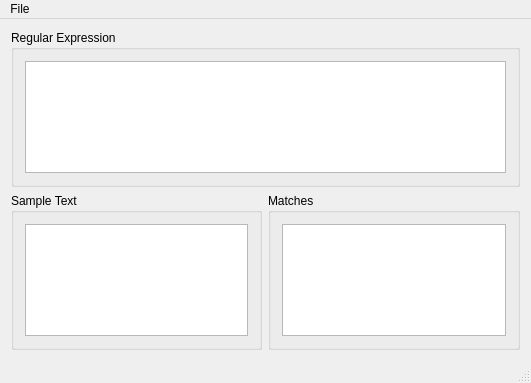
<?xml version="1.0" encoding="UTF-8"?>
<ui version="4.0">
 <class>MainWindow</class>
 <widget class="QMainWindow" name="MainWindow">
  <property name="geometry">
   <rect>
    <x>0</x>
    <y>0</y>
    <width>531</width>
    <height>383</height>
   </rect>
  </property>
  <property name="windowTitle">
   <string>QRegexEditor</string>
  </property>
  <widget class="QWidget" name="centralWidget">
   <layout class="QVBoxLayout" name="verticalLayout">
    <item>
     <widget class="QGroupBox" name="groupBox">
      <property name="title">
       <string>Regular Expression</string>
      </property>
      <layout class="QVBoxLayout" name="verticalLayout_3">
       <item>
        <widget class="QTextEdit" name="textRegex"/>
       </item>
      </layout>
     </widget>
    </item>
    <item>
     <layout class="QHBoxLayout" name="horizontalLayout">
      <item>
       <widget class="QGroupBox" name="groupBox_2">
        <property name="title">
         <string>Sample Text</string>
        </property>
        <layout class="QVBoxLayout" name="verticalLayout_2">
         <item>
          <widget class="QTextEdit" name="textSample"/>
         </item>
        </layout>
       </widget>
      </item>
      <item>
       <widget class="QGroupBox" name="groupBox_3">
        <property name="title">
         <string>Matches</string>
        </property>
        <layout class="QVBoxLayout" name="verticalLayout_4">
         <item>
          <widget class="QTextEdit" name="textMatches"/>
         </item>
        </layout>
       </widget>
      </item>
     </layout>
    </item>
   </layout>
  </widget>
  <widget class="QMenuBar" name="menuBar">
   <property name="geometry">
    <rect>
     <x>0</x>
     <y>0</y>
     <width>531</width>
     <height>19</height>
    </rect>
   </property>
   <widget class="QMenu" name="menuFile">
    <property name="title">
     <string>File</string>
    </property>
    <addaction name="actionQuit"/>
   </widget>
   <addaction name="menuFile"/>
  </widget>
  <widget class="QStatusBar" name="statusBar"/>
  <action name="actionQuit">
   <property name="text">
    <string>Quit</string>
   </property>
   <property name="shortcut">
    <string>Ctrl+Q</string>
   </property>
  </action>
 </widget>
 <layoutdefault spacing="6" margin="11"/>
 <resources/>
 <connections/>
</ui>
